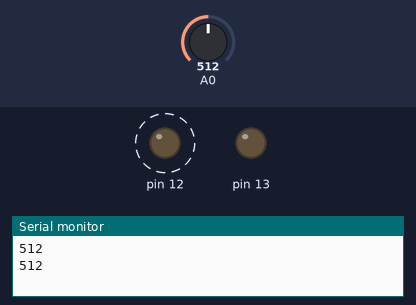
Recording of a sketch running on a simulated Arduino Uno, built with avr-gcc and run on an emulated ATmega328P. Parts: output pins drawn as LEDs (lit = HIGH), the last lines printed to the serial monitor. Dashed ring = blinking. The inputs (shaded band) are chosen by the test bench; at power-on: A0 = 512.

Above: at 1.8 s.
1.9 s: A0 set to 406
5.4 s: A0 set to 386
At 6.3 s:
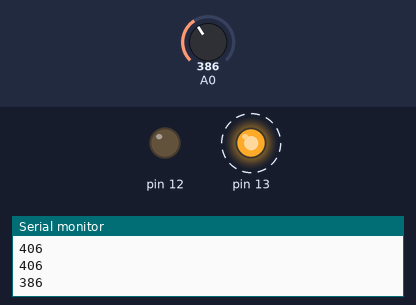
9.5 s: A0 set to 410
At 9.77 s:
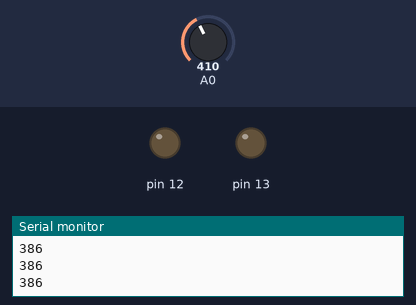
13.1 s: A0 set to 390
At 13.44 s:
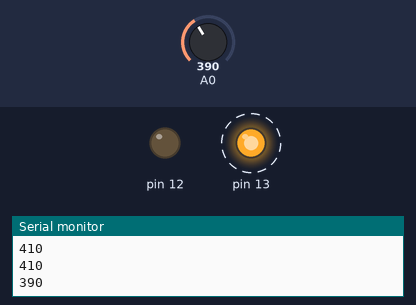
Timing chart, 0 to 17.6 s (numbered marks = the images above; inputs shaded):
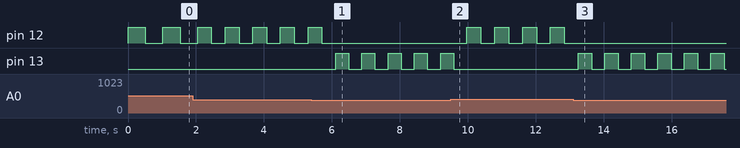

Measured:
- the behaviour switches between 400 and 399 on A0 (found by bisection; images 0 and 1)
- after the input at 5.4 s, pin 12: goes on until 5.7 s, then stays LOW; pin 13: alternates HIGH for 0.39 s and LOW for 0.39 s, starting after 0.71 s
- after the input at 9.5 s, pin 12: alternates HIGH for 0.41 s and LOW for 0.41 s, starting after 0.47 s; pin 13: goes on until 9.6 s, then stays LOW
- after the input at 13.1 s, pin 12: stops changing and stays LOW; pin 13: alternates HIGH for 0.39 s and LOW for 0.39 s, starting after 0.15 s
- by itself, pin 12: alternates HIGH for 0.41 s and LOW for 0.41 s

The sketch:

Potentiometer_V1.ino
```cpp
void setup() {
  // put your setup code here, to run once:
  Serial.begin(9600);
  pinMode(13, OUTPUT);
  pinMode(12, OUTPUT);
}

void loop() {
  // put your main code here, to run repeatedly:
  int pos = analogRead(A0);
  Serial.println(pos);
  if (pos < 400) {
    digitalWrite(13, HIGH);
    delay(pos);
    digitalWrite(13, LOW);
    delay(pos);
  }
  else {
    digitalWrite(12, HIGH);
    delay(pos);
    digitalWrite(12, LOW);
    delay(pos);
  }
}
```
